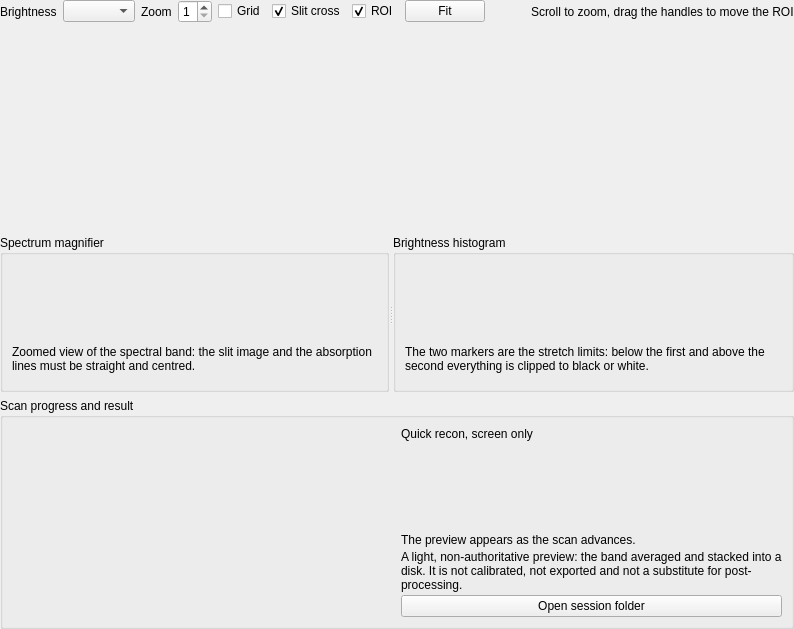
      <widget class="QWidget" name="videoPanel">
       <layout class="QVBoxLayout" name="videoLayout">
        <property name="spacing">
         <number>6</number>
        </property>
        <property name="leftMargin">
         <number>0</number>
        </property>
        <property name="topMargin">
         <number>0</number>
        </property>
        <property name="rightMargin">
         <number>0</number>
        </property>
        <property name="bottomMargin">
         <number>0</number>
        </property>
        <item>
         <layout class="QHBoxLayout" name="viewerToolbar">
          <property name="spacing">
           <number>6</number>
          </property>
          <item>
           <widget class="QLabel" name="stretchCaption">
            <property name="text">
             <string>Brightness</string>
            </property>
            <property name="toolTip">
             <string>How the 16 bit frame is mapped to the screen. Stretching affects what you see, never the SER.</string>
            </property>
           </widget>
          </item>
          <item>
           <widget class="QComboBox" name="stretchCombo">
            <property name="toolTip">
             <string>How the 16 bit frame is mapped to the screen. Stretching affects what you see, never the SER.</string>
            </property>
           </widget>
          </item>
          <item>
           <widget class="QLabel" name="zoomCaption">
            <property name="text">
             <string>Zoom</string>
            </property>
           </widget>
          </item>
          <item>
           <widget class="QSpinBox" name="zoomSpin">
            <property name="minimum">
             <number>1</number>
            </property>
            <property name="maximum">
             <number>8</number>
            </property>
            <property name="value">
             <number>1</number>
            </property>
            <property name="toolTip">
             <string>Magnifies the video. It changes only the view: the ROI coordinates stay in frame pixels.</string>
            </property>
           </widget>
          </item>
          <item>
           <widget class="QCheckBox" name="gridCheck">
            <property name="text">
             <string>Grid</string>
            </property>
           </widget>
          </item>
          <item>
           <widget class="QCheckBox" name="crossCheck">
            <property name="text">
             <string>Slit cross</string>
            </property>
            <property name="checked">
             <bool>true</bool>
            </property>
            <property name="toolTip">
             <string>Marks the centre of the slit. The Sun should be centred on this cross before a scan.</string>
            </property>
           </widget>
          </item>
          <item>
           <widget class="QCheckBox" name="roiCheck">
            <property name="text">
             <string>ROI</string>
            </property>
            <property name="checked">
             <bool>true</bool>
            </property>
            <property name="toolTip">
             <string>Shows the capture ROI and the spectral band over the video. Drag the handles to edit them.</string>
            </property>
           </widget>
          </item>
          <item>
           <widget class="QPushButton" name="fitButton">
            <property name="text">
             <string>Fit</string>
            </property>
            <property name="toolTip">
             <string>Fits the whole frame in the view. It also resets the zoom to 1x.</string>
            </property>
           </widget>
          </item>
          <item>
           <spacer name="viewerToolbarSpacer">
            <property name="orientation">
             <enum>Qt::Horizontal</enum>
            </property>
            <property name="sizeHint" stdset="0">
             <size>
              <width>40</width>
              <height>20</height>
             </size>
            </property>
           </spacer>
          </item>
          <item>
           <widget class="QLabel" name="viewerHint">
            <property name="role" stdset="0">
             <string>hint</string>
            </property>
            <property name="text">
             <string>Scroll to zoom, drag the handles to move the ROI</string>
            </property>
           </widget>
          </item>
         </layout>
        </item>
        <item>
         <widget class="QWidget" name="viewerHost" native="true">
          <property name="minimumSize">
           <size>
            <width>0</width>
            <height>200</height>
           </size>
          </property>
          <property name="sizePolicy">
           <sizepolicy hsizetype="Expanding" vsizetype="Expanding">
            <horstretch>1</horstretch>
            <verstretch>1</verstretch>
           </sizepolicy>
          </property>
         </widget>
        </item>
        <item>
         <widget class="QSplitter" name="analysisSplitter">
          <property name="orientation">
           <enum>Qt::Horizontal</enum>
          </property>
          <property name="childrenCollapsible">
           <bool>false</bool>
          </property>
          <widget class="QGroupBox" name="magnifierBox">
           <property name="title">
            <string>Spectrum magnifier</string>
           </property>
           <property name="minimumSize">
            <size>
             <width>0</width>
             <height>90</height>
            </size>
           </property>
           <layout class="QVBoxLayout" name="magnifierLayout">
            <property name="spacing">
             <number>4</number>
            </property>
            <item>
             <widget class="QWidget" name="magnifierHost" native="true">
              <property name="minimumSize">
               <size>
                <width>0</width>
                <height>70</height>
               </size>
              </property>
             </widget>
            </item>
            <item>
             <widget class="QLabel" name="magnifierHint">
              <property name="role" stdset="0">
               <string>hint</string>
              </property>
              <property name="text">
               <string>Zoomed view of the spectral band: the slit image and the absorption lines must be straight and centred.</string>
              </property>
              <property name="wordWrap">
               <bool>true</bool>
              </property>
             </widget>
            </item>
           </layout>
          </widget>
          <widget class="QGroupBox" name="histogramBox">
           <property name="title">
            <string>Brightness histogram</string>
           </property>
           <property name="minimumSize">
            <size>
             <width>0</width>
             <height>90</height>
            </size>
           </property>
           <layout class="QVBoxLayout" name="histogramLayout">
            <property name="spacing">
             <number>4</number>
            </property>
            <item>
             <widget class="QWidget" name="histogramHost" native="true">
              <property name="minimumSize">
               <size>
                <width>0</width>
                <height>70</height>
               </size>
              </property>
             </widget>
            </item>
            <item>
             <widget class="QLabel" name="histogramHint">
              <property name="role" stdset="0">
               <string>hint</string>
              </property>
              <property name="text">
               <string>The two markers are the stretch limits: below the first and above the second everything is clipped to black or white.</string>
              </property>
              <property name="wordWrap">
               <bool>true</bool>
              </property>
             </widget>
            </item>
           </layout>
          </widget>
         </widget>
        </item>
        <item>
         <widget class="QGroupBox" name="scanResultBox">
          <property name="title">
           <string>Scan progress and result</string>
          </property>
          <property name="minimumSize">
           <size>
            <width>0</width>
            <height>130</height>
           </size>
          </property>
          <layout class="QHBoxLayout" name="scanResultLayout">
           <property name="spacing">
            <number>8</number>
           </property>
           <item>
            <widget class="QWidget" name="scanViewHost" native="true">
             <property name="minimumSize">
              <size>
               <width>320</width>
               <height>130</height>
              </size>
             </property>
            </widget>
           </item>
           <item>
            <layout class="QVBoxLayout" name="reconLayout">
             <property name="spacing">
              <number>3</number>
             </property>
             <item>
              <widget class="QLabel" name="reconCaption">
               <property name="role" stdset="0">
                <string>subtitle</string>
               </property>
               <property name="text">
                <string>Quick recon, screen only</string>
               </property>
               <property name="toolTip">
                <string>A light reconstruction to check the take. It is not exported and it does not replace post-processing.</string>
               </property>
              </widget>
             </item>
             <item>
              <widget class="QWidget" name="reconHost" native="true">
               <property name="minimumSize">
                <size>
                 <width>220</width>
                 <height>86</height>
                </size>
               </property>
              </widget>
             </item>
             <item>
              <widget class="QLabel" name="reconMessage">
               <property name="role" stdset="0">
                <string>hint</string>
               </property>
               <property name="wordWrap">
                <bool>true</bool>
               </property>
               <property name="text">
                <string>The preview appears as the scan advances.</string>
               </property>
              </widget>
             </item>
             <item>
              <widget class="QLabel" name="reconDisclaimer">
               <property name="role" stdset="0">
                <string>hint</string>
               </property>
               <property name="wordWrap">
                <bool>true</bool>
               </property>
               <property name="text">
                <string>A light, non-authoritative preview: the band averaged and stacked into a disk. It is not calibrated, not exported and not a substitute for post-processing.</string>
               </property>
              </widget>
             </item>
             <item>
              <widget class="QPushButton" name="openSessionButton">
               <property name="text">
                <string>Open session folder</string>
               </property>
               <property name="toolTip">
                <string>Opens the folder that holds the SER files and the logs of this session, so the post-processing can pick them up.</string>
               </property>
              </widget>
             </item>
            </layout>
           </item>
          </layout>
         </widget>
        </item>
       </layout>
      </widget>
